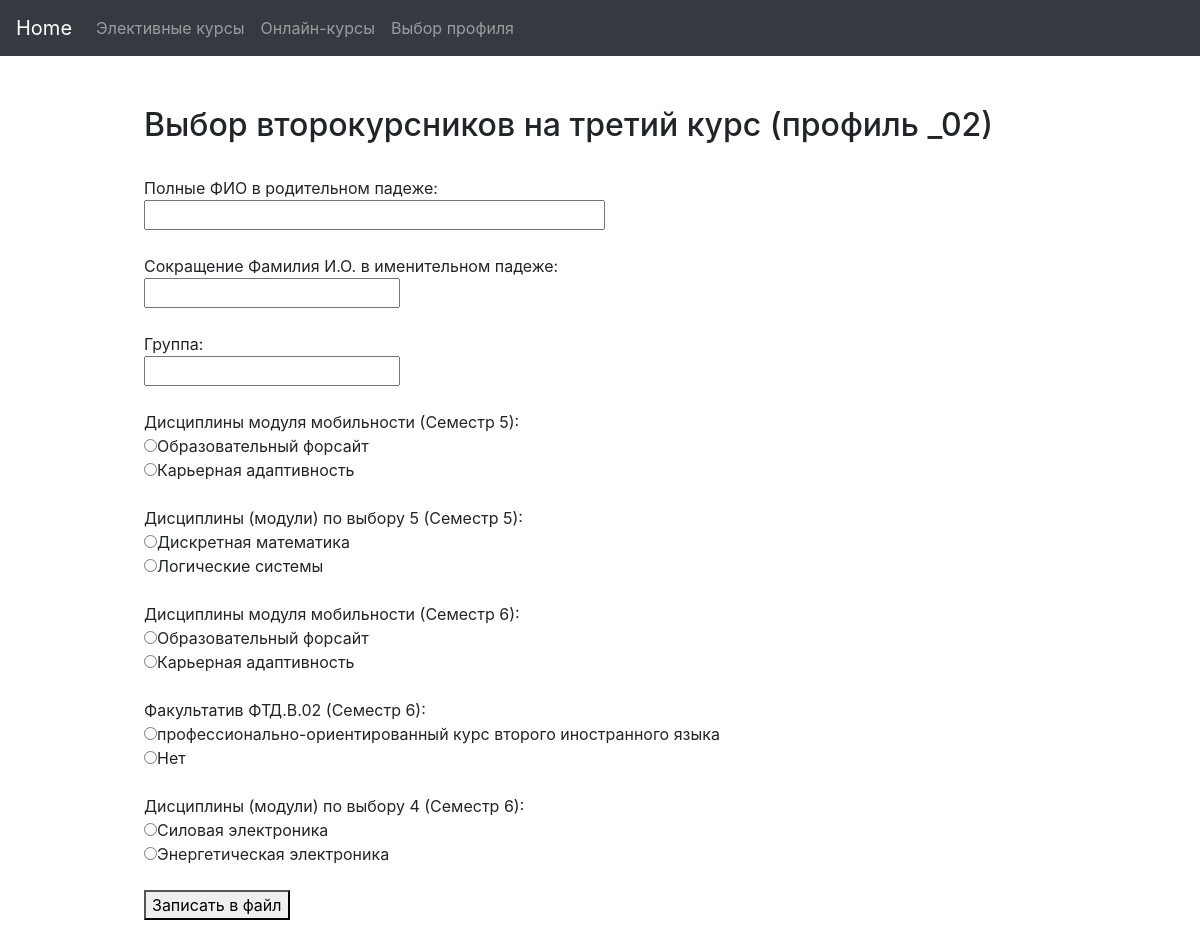
The page /Applications/302 on the database its author committed.
### Home/models.py (models this page shows, shortened)
class A302(models.Model):
	name = models.TextField()
	val = models.TextField()

### Home/views.py (the view)
# urls.py: path('Applications/302', views.Ap302.as_view(), name='A302_url'),
class Ap302(View):
	def get(self, request):
		form = McForm()
		s1 = A302.objects.all()[:2]
		s2 = A302.objects.all()[2:4]
		s3 = A302.objects.all()[4:6]
		s4 = A302.objects.all()[6:8]
		return render(request, 'Home/3-02.html', context={'form': form,
														 's1': s1,
														 's2': s2,
														 's3': s3,
														 's4': s4})

### Home/forms.py
class McForm(forms.Form):
	FIO = forms.CharField(
		max_length = 200,
		label="Полные ФИО в родительном падеже",
		widget=forms.TextInput(attrs={'size': '40'})
	)
	FIO2 = forms.CharField(
		max_length = 200,
		label = "Сокращенные Фамилия И.О. в именительном падеже"
	)
	group = forms.CharField(
		max_length = 200,
		label = "Введите номер группы"
	)

### Home/templates/Home/3-02.html (shortened to what this page needs)
{% extends 'base_.html' %}
		{% block content %}
			<form action="file302" method="post">
			<h2>Выбор второкурсников на третий курс (профиль _02)</h2><br>
			Полные ФИО в родительном падеже:<br>{{ form.FIO }}<br><br>
			Сокращение Фамилия И.О. в именительном падеже:<br>{{ form.FIO2 }}<br><br>
			Группа:<br>{{ form.group }}<br><br>
			Дисциплины модуля мобильности (Семестр 5):<br>
			{% for s in s1 %}
			<input type="radio" name="sem51" value="{{s.val}}" required>{{s.name}}<br>
			{% endfor %}<br>
			Дисциплины (модули) по выбору 5 (Семестр 5):<br>
			{% for s in s2 %}
			<input type="radio" name="sem52" value="{{s.val}}" required>{{s.name}}<br>
			{% endfor %}<br>
			Дисциплины модуля мобильности (Семестр 6):<br>
			{% for s in s1 %}
			<input type="radio" name="sem61" value="{{s.val}}" required>{{s.name}}<br>
			{% endfor %}<br>
			Факультатив ФТД.В.02 (Семестр 6):<br>
			{% for s in s3 %}
			<input type="radio" name="sem62" value="{{s.val}}" required>{{s.name}}<br>
			{% endfor %}<br>
			Дисциплины (модули) по выбору 4 (Семестр 6):<br>
			{% for s in s4 %}
			<input type="radio" name="sem63" value="{{s.val}}" required>{{s.name}}<br>
			{% endfor %}<br>
			<button type="submit">Записать в файл</button>
			</form>
		{% endblock %}

### rows shown on the page
A302: name "Образовательный форсайт"
A302: name "Карьерная адаптивность"
A302: name "Дискретная математика"
A302: name "Логические системы"
A302: name "профессионально-ориентированный курс второго иностранного языка"
A302: name "Нет"
A302: name "Силовая электроника"
A302: name "Энергетическая электроника"
